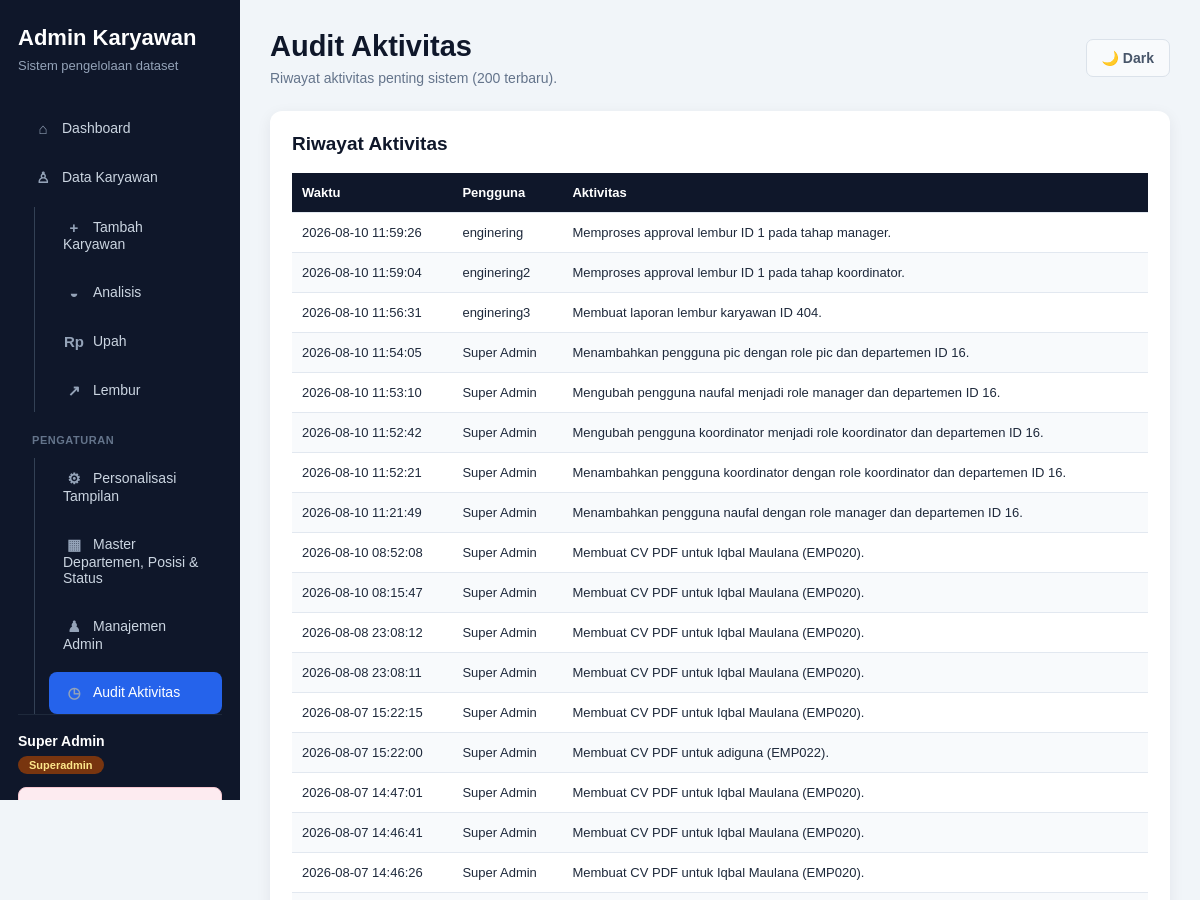
Before: /Dashboard/audit-aktivitas.php (signed in, upper part) with the older database file.
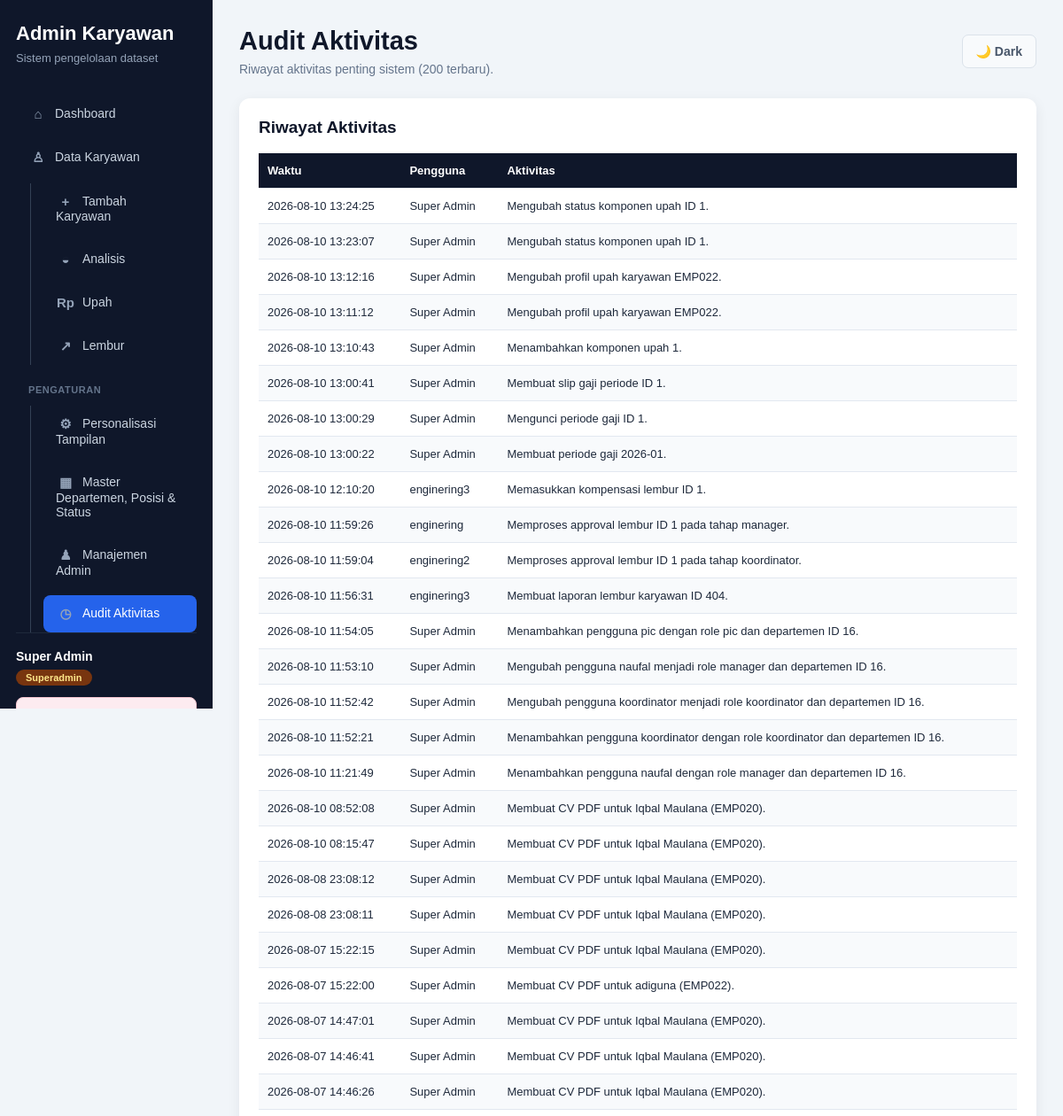
After: the same page with the newer database file.
### tables this page shows
CREATE TABLE `audit_aktivitas` (
  `id` bigint unsigned NOT NULL AUTO_INCREMENT,
  `user_id` int DEFAULT NULL,
  `aktivitas` varchar(255) NOT NULL,
  `dibuat_pada` timestamp NULL DEFAULT CURRENT_TIMESTAMP,
  PRIMARY KEY (`id`)
);

CREATE TABLE `users` (
  `id` int NOT NULL AUTO_INCREMENT,
  `username` varchar(50) NOT NULL,
  `password` varchar(255) NOT NULL,
  `nama` varchar(150) NOT NULL,
  `role` enum('superadmin','admin','pic','koordinator','manager','viewer') NOT NULL DEFAULT 'viewer',
  `department_id` int unsigned DEFAULT NULL,
  `is_active` tinyint(1) NOT NULL DEFAULT '1',
  `created_at` timestamp NOT NULL DEFAULT CURRENT_TIMESTAMP,
  PRIMARY KEY (`id`),
  UNIQUE KEY `username` (`username`),
  KEY `fk_users_department` (`department_id`),
  CONSTRAINT `fk_users_department` FOREIGN KEY (`department_id`) REFERENCES `master_departemen` (`id`) ON DELETE RESTRICT
);

### Dashboard/audit-aktivitas.php (the view, shortened to what this page needs)
<?php
require __DIR__ . "/koneksi.php";
$hasil = mysqli_query(
    $conn,
    "SELECT a.*, u.nama, u.username
     FROM audit_aktivitas a
     LEFT JOIN users u ON u.id = a.user_id
     ORDER BY a.id DESC
     LIMIT 200"
);
require __DIR__ . "/partials/atas.php";
?>
    <section class="data-card">
        <div class="data-card-header">
            <h2>Riwayat Aktivitas</h2>
        </div>
        <div class="table-wrapper">
            <table style="min-width:700px">
                <thead>
                    <tr>
                        <th>Waktu</th>
                        <th>Pengguna</th>
                        <th>Aktivitas</th>
                    </tr>
                </thead>
                <tbody>
                    <?php if ($hasil && mysqli_num_rows($hasil) > 0): ?>
                        <?php while ($baris = mysqli_fetch_assoc($hasil)): ?>
                            <tr>
                                <td><?= htmlspecialchars((string) $baris["dibuat_pada"]); ?></td>
                                <td><?= htmlspecialchars($baris["nama"] ?: ($baris["username"] ?: "-")); ?></td>
                                <td><?= htmlspecialchars($baris["aktivitas"]); ?></td>
                            </tr>
                        <?php endwhile; ?>
                    <?php else: ?>
                        <tr>
                            <td colspan="3" class="empty-data">Belum ada aktivitas tercatat.</td>
                        </tr>
                    <?php endif; ?>
                </tbody>
            </table>
        </div>
    </section>
<?php
require __DIR__ . "/partials/bawah.php";

Changed rows visible on the page:
added audit_aktivitas: dibuat_pada "2026-08-10 13:24:25", user.nama "Super Admin", aktivitas "Mengubah status komponen upah ID 1."
added audit_aktivitas: dibuat_pada "2026-08-10 13:23:07", user.nama "Super Admin", aktivitas "Mengubah status komponen upah ID 1."
added audit_aktivitas: dibuat_pada "2026-08-10 13:12:16", user.nama "Super Admin", aktivitas "Mengubah profil upah karyawan EMP022."
added audit_aktivitas: dibuat_pada "2026-08-10 13:11:12", user.nama "Super Admin", aktivitas "Mengubah profil upah karyawan EMP022."
added audit_aktivitas: dibuat_pada "2026-08-10 13:10:43", user.nama "Super Admin", aktivitas "Menambahkan komponen upah 1."
added audit_aktivitas: dibuat_pada "2026-08-10 13:00:41", user.nama "Super Admin", aktivitas "Membuat slip gaji periode ID 1."
added audit_aktivitas: dibuat_pada "2026-08-10 13:00:29", user.nama "Super Admin", aktivitas "Mengunci periode gaji ID 1."
added audit_aktivitas: dibuat_pada "2026-08-10 13:00:22", user.nama "Super Admin", aktivitas "Membuat periode gaji 2026-01."
added audit_aktivitas: dibuat_pada "2026-08-10 12:10:20", user.nama "enginering3", aktivitas "Memasukkan kompensasi lembur ID 1."
